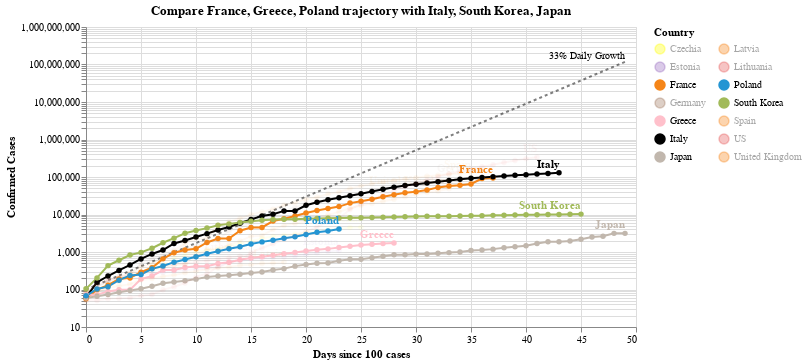

The code cell stored with this chart in its notebook:
### Code cell
#hide_input
chart2 = make_since_chart(['France', 'Greece', 'Poland'])
chart2

### Figure 1 — Vega-Lite specification as saved in the notebook (floating-point values rounded to 4 significant figures; data arrays with more than 128 entries replaced by an {"elided": "..."} marker saying what was removed)
{"config": {"view": {"continuousWidth": 400, "continuousHeight": 300}}, "layer": [{"mark": {"type": "line", "color": "black", "opacity": 0.5, "strokeDash": [3, 3]}, "encoding": {"x": {"type": "quantitative", "field": "Days since 100 cases"}, "y": {"type": "quantitative", "field": "Confirmed Cases"}}}, {"mark": {"type": "text", "align": "right", "dy": -6, "fontSize": 10, "text": "33% Daily Growth"}, "encoding": {"x": {"type": "quantitative", "field": "Days since 100 cases"}, "y": {"type": "quantitative", "field": "Confirmed Cases"}}, "transform": [{"filter": "(datum['Days since 100 cases'] >= 49)"}]}, {"data": {"name": "data-5fd64915123f36a80cbf4ae2937b9b0c"}, "mark": {"type": "line", "point": true}, "encoding": {"color": {"type": "nominal", "field": "Country", "legend": {"columns": 2}, "scale": {"domain": ["Czechia", "Estonia", "France", "Germany", "Greece", "Italy", "Japan", "Latvia", "Lithuania", "Poland", "South Korea", "Spain", "US", "United Kingdom"], "range": ["yellow", "#9467bd", "#F58518", "#9D755D", "pink", "black", "#C1B7AD", "#F58518", "#E45756", "#2495D3", "#A1BA59", "#F58518", "#E45756", "#F58518"]}}, "opacity": {"condition": {"value": 1, "selection": "selector004"}, "value": 0.05}, "tooltip": [{"type": "nominal", "field": "Country"}, {"type": "temporal", "field": "Date"}, {"type": "quantitative", "field": "Confirmed Cases"}, {"type": "quantitative", "field": "Days since 100 cases"}], "x": {"type": "quantitative", "field": "Days since 100 cases"}, "y": {"type": "quantitative", "field": "Confirmed Cases", "scale": {"type": "log"}}}, "selection": {"selector004": {"type": "multi", "fields": ["Country"], "bind": "legend", "init": [{"Country": "France"}, {"Country": "Greece"}, {"Country": "Poland"}, {"Country": "Italy"}, {"Country": "South Korea"}, {"Country": "Japan"}]}}, "width": 550}, {"data": {"name": "data-5fd64915123f36a80cbf4ae2937b9b0c"}, "mark": {"type": "text", "align": "right", "dy": -8, "fontWeight": "bold"}, "encoding": {"color": {"type": "nominal", "field": "Country", "legend": {"columns": 2}, "scale": {"domain": ["Czechia", "Estonia", "France", "Germany", "Greece", "Italy", "Japan", "Latvia", "Lithuania", "Poland", "South Korea", "Spain", "US", "United Kingdom"], "range": ["yellow", "#9467bd", "#F58518", "#9D755D", "pink", "black", "#C1B7AD", "#F58518", "#E45756", "#2495D3", "#A1BA59", "#F58518", "#E45756", "#F58518"]}}, "opacity": {"condition": {"value": 1, "selection": "selector004"}, "value": 0.05}, "text": {"type": "nominal", "field": "Country"}, "tooltip": [{"type": "nominal", "field": "Country"}, {"type": "temporal", "field": "Date"}, {"type": "quantitative", "field": "Confirmed Cases"}, {"type": "quantitative", "field": "Days since 100 cases"}], "x": {"type": "quantitative", "field": "Days since 100 cases"}, "y": {"type": "quantitative", "field": "Confirmed Cases", "scale": {"type": "log"}}}, "transform": [{"filter": "(datum['Date'] >= 1586044800000)"}], "width": 550}], "data": {"name": "data-199d349dd514c457b58b02a37a45e0a7"}, "title": "Compare France, Greece, Poland trajectory with Italy, South Korea, Japan", "$schema": "https://vega.github.io/schema/vega-lite/v4.0.2.json", "datasets": {"data-199d349dd514c457b58b02a37a45e0a7": [{"Days since 100 cases": 0, "Confirmed Cases": 100.0}, {"Days since 100 cases": 1, "Confirmed Cases": 133.0}, {"Days since 100 cases": 2, "Confirmed Cases": 176.9}, {"Days since 100 cases": 3, "Confirmed Cases": 235.3}, {"Days since 100 cases": 4, "Confirmed Cases": 312.9}, {"Days since 100 cases": 5, "Confirmed Cases": 416.2}, {"Days since 100 cases": 6, "Confirmed Cases": 553.5}, {"Days since 100 cases": 7, "Confirmed Cases": 736.1}, {"Days since 100 cases": 8, "Confirmed Cases": 979.1}, {"Days since 100 cases": 9, "Confirmed Cases": 1302.0}, {"Days since 100 cases": 10, "Confirmed Cases": 1732.0}, {"Days since 100 cases": 11, "Confirmed Cases": 2303.0}, {"Days since 100 cases": 12, "Confirmed Cases": 3064.0}, {"Days since 100 cases": 13, "Confirmed Cases": 4074.0}, {"Days since 100 cases": 14, "Confirmed Cases": 5419.0}, {"Days since 100 cases": 15, "Confirmed Cases": 7207.0}, {"Days since 100 cases": 16, "Confirmed Cases": 9586.0}, {"Days since 100 cases": 17, "Confirmed Cases": 12750.0}, {"Days since 100 cases": 18, "Confirmed Cases": 16960.0}, {"Days since 100 cases": 19, "Confirmed Cases": 22550.0}, {"Days since 100 cases": 20, "Confirmed Cases": 29990.0}, {"Days since 100 cases": 21, "Confirmed Cases": 39890.0}, {"Days since 100 cases": 22, "Confirmed Cases": 53060.0}, {"Days since 100 cases": 23, "Confirmed Cases": 70560.0}, {"Days since 100 cases": 24, "Confirmed Cases": 93850.0}, {"Days since 100 cases": 25, "Confirmed Cases": 124800.0}, {"Days since 100 cases": 26, "Confirmed Cases": 166000.0}, {"Days since 100 cases": 27, "Confirmed Cases": 220800.0}, {"Days since 100 cases": 28, "Confirmed Cases": 293700.0}, {"Days since 100 cases": 29, "Confirmed Cases": 390600.0}, {"Days since 100 cases": 30, "Confirmed Cases": 519500.0}, {"Days since 100 cases": 31, "Confirmed Cases": 690900.0}, {"Days since 100 cases": 32, "Confirmed Cases": 918900.0}, {"Days since 100 cases": 33, "Confirmed Cases": 1222000.0}, {"Days since 100 cases": 34, "Confirmed Cases": 1625000.0}, {"Days since 100 cases": 35, "Confirmed Cases": 2162000.0}, {"Days since 100 cases": 36, "Confirmed Cases": 2875000.0}, {"Days since 100 cases": 37, "Confirmed Cases": 3824000.0}, {"Days since 100 cases": 38, "Confirmed Cases": 5086000.0}, {"Days since 100 cases": 39, "Confirmed Cases": 6764000.0}, {"Days since 100 cases": 40, "Confirmed Cases": 8996000.0}, {"Days since 100 cases": 41, "Confirmed Cases": 11970000.0}, {"Days since 100 cases": 42, "Confirmed Cases": 15910000.0}, {"Days since 100 cases": 43, "Confirmed Cases": 21170000.0}, {"Days since 100 cases": 44, "Confirmed Cases": 28150000.0}, {"Days since 100 cases": 45, "Confirmed Cases": 37440000.0}, {"Days since 100 cases": 46, "Confirmed Cases": 49790000.0}, {"Days since 100 cases": 47, "Confirmed Cases": 66230000.0}, {"Days since 100 cases": 48, "Confirmed Cases": 88080000.0}, {"Days since 100 cases": 49, "Confirmed Cases": 117100000.0}], "data-5fd64915123f36a80cbf4ae2937b9b0c": {"elided": "465 records"}}}
